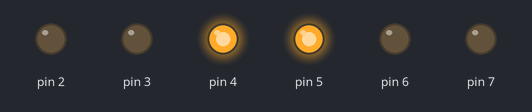
The sketch below on a simulated Arduino Uno, built with avr-gcc and run on an emulated ATmega328P. Shown: output pins drawn as LEDs (lit = HIGH).

Above: at 0.1 s.
Timing chart, 0 to 1.6 s (numbered marks = the images above):
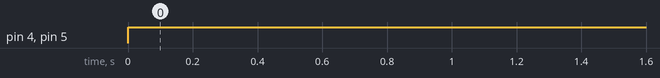

The sketch:

test_leds.ino
```cpp
//Number of potentiometer analog pin inputs
#define NUM_PINS_IN 9

  // analog_pins[NUM_PINS_IN] = {"A14", "A15", "A16", "A17", "A18", "A19", "A20", "A21", "A22"};
static const uint8_t    color_mappings[12][3] = {
                      {255,0,0}, //Red
                      {255,125,0}, //Orange
                      {255,255,0}, //Yellow
                      {125,255,0}, //Spring Green
                      {0,255,0},  //Green
                      {0,255,125}, //Turquiose
                      {0,255,255}, //Cyan
                      {0,125,255}, //Ocean
                      {0,0,255},  //Blue
                      {125,0,255}, //Violet
                      {255,0,255}, //Magenta
                      {255,0,125}};  //Rasberry

void setup() {
  // put your setup code here, to run once:
  Serial.begin(300);
  for(int i = 2; i < 8; i++){
    pinMode(i, OUTPUT);
  }

}
//19,18, 17
void loop() {

            analogWrite(2, color_mappings[9][0]);
            analogWrite(3, color_mappings[9][1]);
            analogWrite(4, color_mappings[9][2]);


            analogWrite(5, color_mappings[11][0]);
            analogWrite(6, color_mappings[11][1]);
            analogWrite(7, color_mappings[11][2]);


}
```

Measured:
- by itself, pin 4, pin 5: LOW → HIGH at 0.00 s
